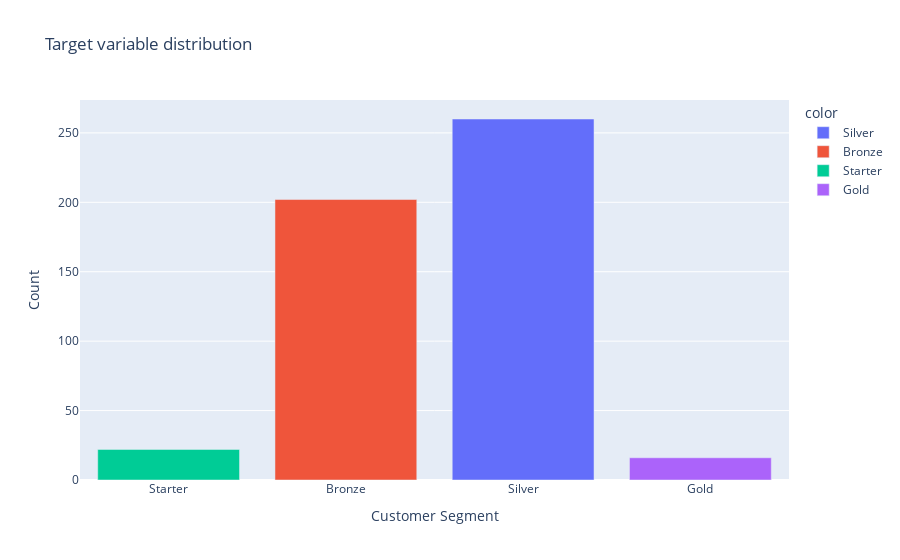

This figure's notebook cell:
### Code cell
px.bar(
    x=target_counts.index,
    y=target_counts.values,
    title="Target variable distribution",
    labels={"x": "Customer Segment", "y": "Count"},
    color=target_counts.index,
    category_orders={"x": segments},
)

### Figure 1 — Plotly figure (JSON) as saved in the notebook; plotly's stock layout.template omitted (floating-point values rounded to 4 significant figures)
{"data": [{"alignmentgroup": "True", "hovertemplate": "color=Silver<br>Customer Segment=%{x}<br>Count=%{y}<extra></extra>", "legendgroup": "Silver", "marker": {"color": "#636efa", "pattern": {"shape": ""}}, "name": "Silver", "offsetgroup": "Silver", "orientation": "v", "showlegend": true, "textposition": "auto", "type": "bar", "x": ["Silver"], "xaxis": "x", "y": [260], "yaxis": "y"}, {"alignmentgroup": "True", "hovertemplate": "color=Bronze<br>Customer Segment=%{x}<br>Count=%{y}<extra></extra>", "legendgroup": "Bronze", "marker": {"color": "#EF553B", "pattern": {"shape": ""}}, "name": "Bronze", "offsetgroup": "Bronze", "orientation": "v", "showlegend": true, "textposition": "auto", "type": "bar", "x": ["Bronze"], "xaxis": "x", "y": [202], "yaxis": "y"}, {"alignmentgroup": "True", "hovertemplate": "color=Starter<br>Customer Segment=%{x}<br>Count=%{y}<extra></extra>", "legendgroup": "Starter", "marker": {"color": "#00cc96", "pattern": {"shape": ""}}, "name": "Starter", "offsetgroup": "Starter", "orientation": "v", "showlegend": true, "textposition": "auto", "type": "bar", "x": ["Starter"], "xaxis": "x", "y": [22], "yaxis": "y"}, {"alignmentgroup": "True", "hovertemplate": "color=Gold<br>Customer Segment=%{x}<br>Count=%{y}<extra></extra>", "legendgroup": "Gold", "marker": {"color": "#ab63fa", "pattern": {"shape": ""}}, "name": "Gold", "offsetgroup": "Gold", "orientation": "v", "showlegend": true, "textposition": "auto", "type": "bar", "x": ["Gold"], "xaxis": "x", "y": [16], "yaxis": "y"}], "layout": {"barmode": "relative", "legend": {"title": {"text": "color"}, "tracegroupgap": 0}, "title": {"text": "Target variable distribution"}, "xaxis": {"anchor": "y", "categoryarray": ["Starter", "Bronze", "Silver", "Gold"], "categoryorder": "array", "domain": [0, 1], "title": {"text": "Customer Segment"}}, "yaxis": {"anchor": "x", "domain": [0, 1], "title": {"text": "Count"}}}}
